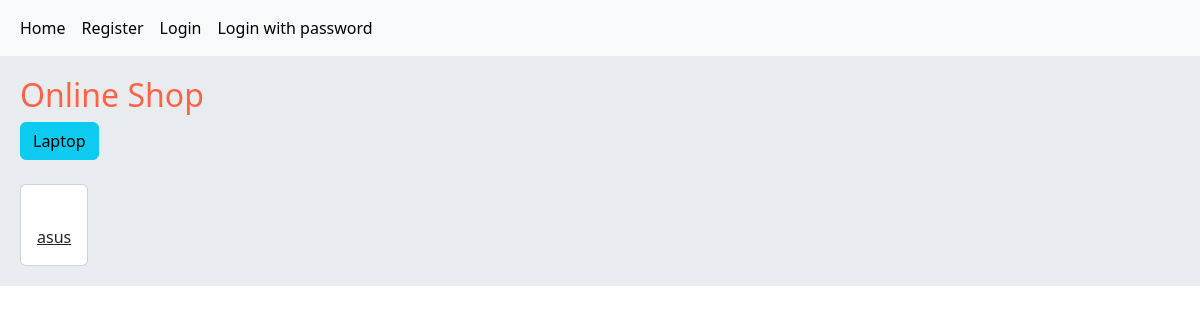
Before: / with the older database file.
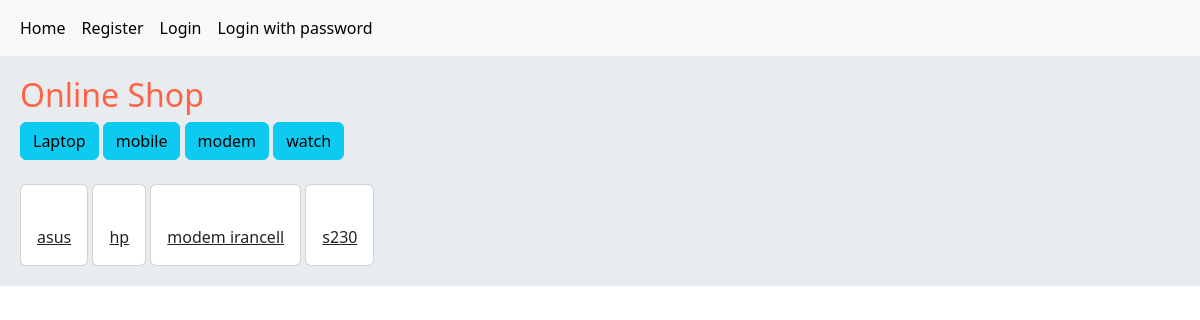
After: the same page with the newer database file.
### product/models.py (models this page shows, shortened)
class Category(models.Model):
    name = models.CharField(max_length=100)
    slug = models.SlugField(max_length=100, unique=True)
    class Meta:
        ordering = ['name']
        verbose_name_plural = 'Categories'
    def get_absolute_url(self):
        return reverse('home:home_category', args=[self.slug, ])

class Product(models.Model):
    category = models.ForeignKey(Category, on_delete=models.CASCADE, related_name='products')
    name = models.CharField(max_length=100)
    slug = models.SlugField(max_length=100, unique=True)
    image = models.ImageField()
    description = models.TextField()
    price = models.IntegerField()
    available = models.BooleanField(default=True)
    created = models.DateTimeField(auto_now_add=True)
    updated = models.DateTimeField(auto_now=True)
    class Meta:
        ordering = ['name']
    def get_absolute_url(self):
        return reverse('product:product_detail', kwargs={
            'slug': self.slug
        })

### home/views.py (the view)
# urls.py: path('', views.HomeView.as_view(), name='home'),
class HomeView(View):
    def get(self, request, slug=None):
        products = Product.objects.filter(available=True)
        categories = Category.objects.all()
        if slug:
            products = products.filter(category__slug=slug)
        return render(request, 'home/home.html', {'products': products, 'categories': categories})

### home/templates/home/home.html (shortened to what this page needs)
{% extends 'master.html' %}
{% load static %}
{% block extra_header %}
    <link rel="stylesheet" href="{% static 'home/css/style.css' %}">
{% endblock %}
{% block content %}
    <h2 class="homepage">Online Shop</h2>
    {% for category in categories %}
        <a href="{{ category.get_absolute_url }}" class="btn btn-info">{{ category.name }}</a>
    {% endfor %}
    <br><br>
    {% for product in products %}
        <div class="card" style="display: inline-block;">
            <div class="card-body ">
                <a class="card-title text-center" href="{{ product.get_absolute_url }}">{{ product.name }}</a>
            </div>
        </div>
    {% endfor %}
{% endblock %}

### templates/master.html (shortened to what this page needs)
{% load static %}
<!DOCTYPE html>
<html lang="en">
<head>
{% load bootstrap5 %}
  {% bootstrap_css %}
    <link rel="stylesheet" href="{% static 'css/master_style.css' %}">
</head>
{% block extra_header %}
{% endblock %}
<body>
{% include 'includes/navbar.html' %}
<div class="jumbotron">
    {% block content %}
    {% endblock %}
</div>
</body>
</html>

### templates/includes/navbar.html (shortened to what this page needs)
<nav class="navbar navbar-expand-lg bg-body-tertiary bg-dark">
    <div class="container-fluid">
        <div class="collapse navbar-collapse" id="navbarNav">
            <ul class="navbar-nav">
                <li class="nav-item">
                    <a class="nav-link active" aria-current="page" href="{% url 'home:home' %}">Home</a>
                </li>
                <li class="nav-item">
                    <a class="nav-link active" aria-current="page"
                       href="{% url 'accounts:user_register' %}">Register</a>
                </li>
                {% if request.user.is_authenticated %}
                    <li class="nav-item">
                        <a class="nav-link active" aria-current="page"
                           href="{% url 'accounts:user_logout' %}">Logout</a>
                    </li>
                {% else %}
                    <li class="nav-item">
                        <a class="nav-link active" aria-current="page" href="{% url 'accounts:user_login' %}">Login</a>
                    </li>
                    <li class="nav-item">
                        <a class="nav-link active" aria-current="page"
                           href="{% url 'accounts:user_login_with_password' %}">Login with password</a>
                    </li>
                {% endif %}
            </ul>
        </div>
    </div>
</nav>

### static/css/master_style.css (style rules this page uses)
.jumbotron { padding: 20px; margin-bottom: 20px; background-color: #e9ecef; }

### home/static/home/css/style.css (style rules this page uses)
.homepage { color: tomato; }

Changed rows visible on the page:
added Category: name "mobile"
added Category: name "modem"
added Category: name "watch"
added Product: name "hp"
added Product: name "modem irancell"
added Product: name "s230"
